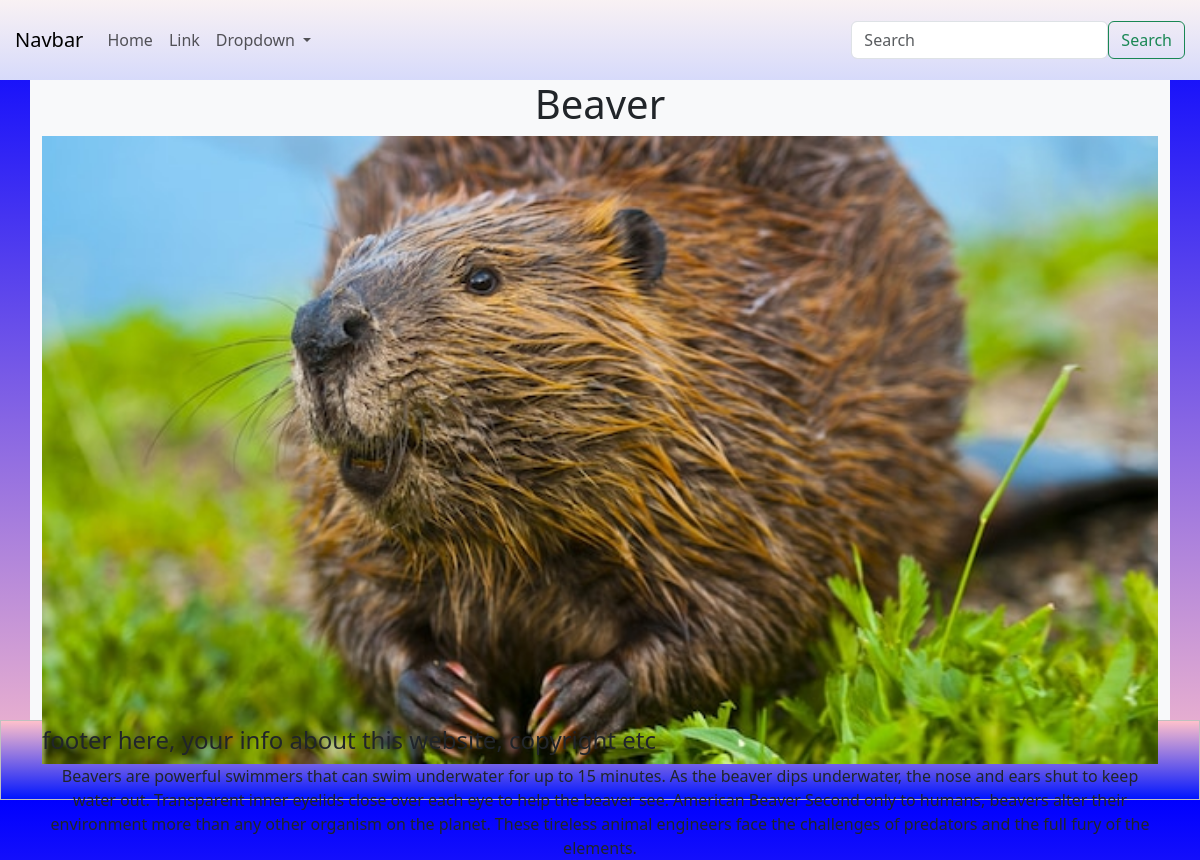
The page /animal/3 on the database its author committed.
### blog/models.py (models this page shows, shortened)
class Animal(models.Model):
    name = models.CharField(max_length=255)
    description = models.TextField()
    image = models.ImageField(upload_to='static/animals/')

### blog/views.py (the view)
# urls.py: path('animal/<int:animal_id>', views.AnimalDetailView.as_view(), name="animal_detail")
class AnimalDetailView(View):
    template_name = 'animal_detail.html'
    def get(self, request, animal_id):
        animal = get_object_or_404(Animal, id=animal_id)
        return render(request, self.template_name, {'animal': animal})

### templates/animal_detail.html
{% extends 'base.html' %}
{% block content %}
    <h1>{{ animal.name }}</h1>
    <img width="100%" src="{{ animal.image.url }}" alt="{{ animal.name }}">
    <p>{{ animal.description }}</p>
{% endblock %}

### static/css/main.css (style rules this page uses)
body { background: linear-gradient(blue, pink); }

### rows shown on the page
Animal: name "Beaver", image (picture), description "Beavers are powerful swimmers that can swim underwater for up to 15 minutes. As the beaver dips underwater, the nose and ears shut to keep water out. Transparent inner eyelids close over each eye to help the beaver see. American Beaver Second only to humans, beavers alter their environment more than any other organism on the planet. These tireless animal engineers face the challenges of predators and the full fury of the elements."
